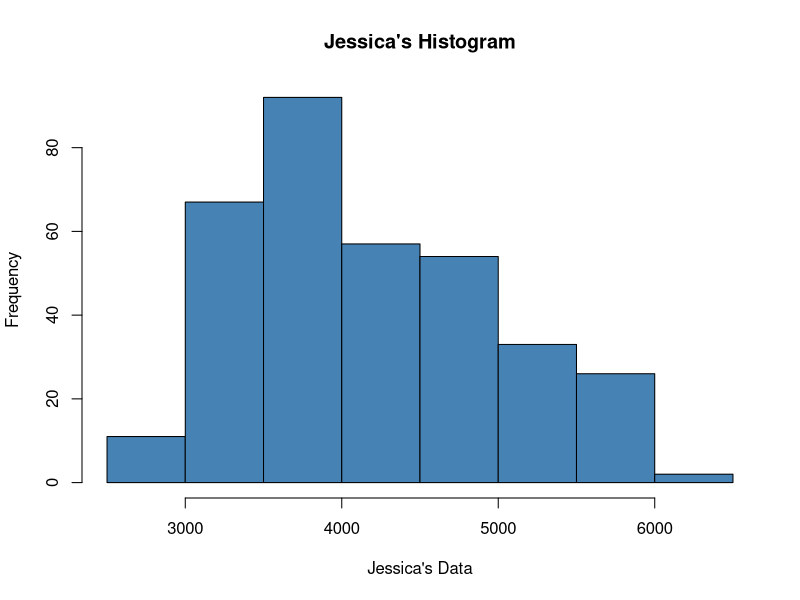
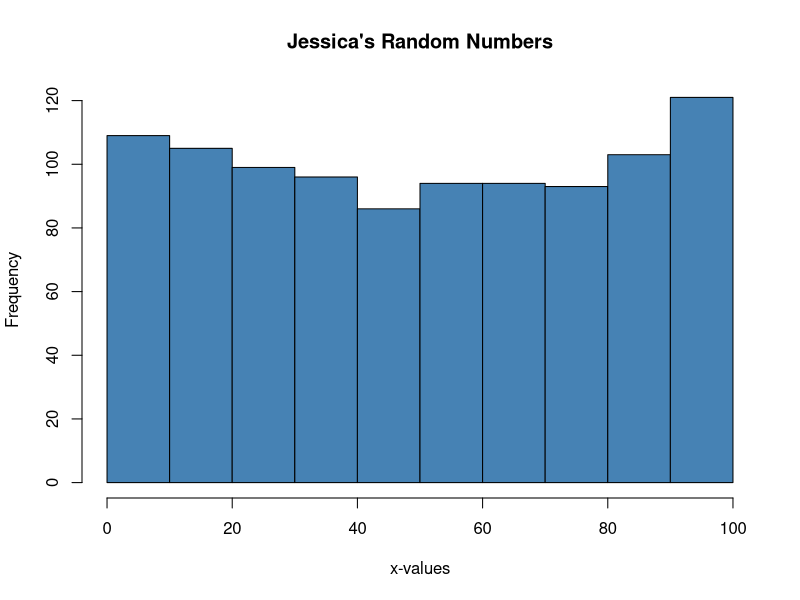
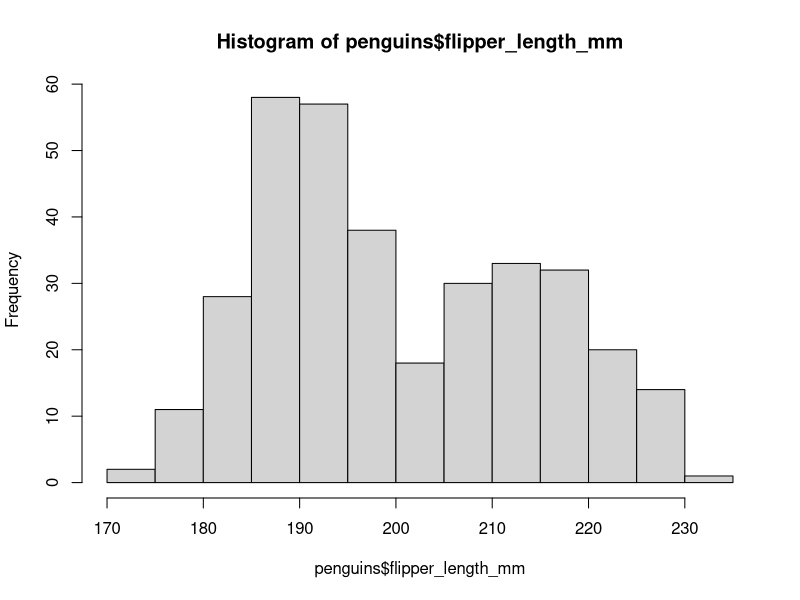
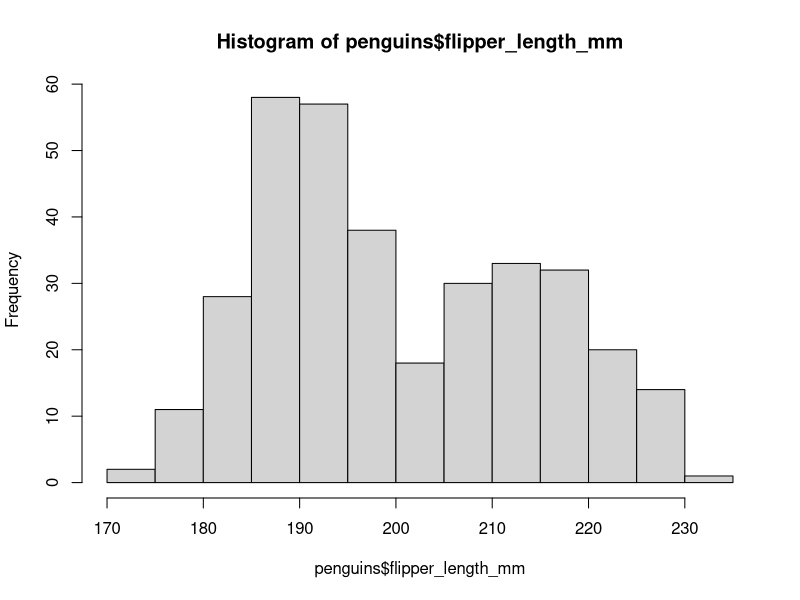

Recreate these plots in R, in order.
require(palmerpenguins)
require(here)

# Saving PNG
image_file = "ugly_histogram.png"
png(
  here("assignments", "Practice_R_Scripts", "Images", image_file),
  width = 1200, height = 1000)

hist(penguins$flipper_length_mm)
dev.off()

# Saving PNG using function
save_png_1 = function(image_file)
{
  require(here)
  png(
    here("assignments", "Practice_R_Scripts", "Images", image_file),
    width = 1200, height = 1000)
}

save_png_1("ugly_histogram_2.png")
hist(penguins$flipper_length_mm)
dev.off()

# Creating Histogram
dat_vec = penguins$body_mass_g
my_title = "Jessica's Histogram"
x_label = "Jessica's Data"
hist(
  dat_vec, 
  col = "steelblue", 
  main = my_title, 
  xlab = x_label)

# Creating histogram using function
steelblue_hist_fun = function(dat_vec, my_title, x_label)
{
  hist(
    dat_vec, 
    col = "steelblue", 
    main = my_title, 
    xlab = x_label)
}

steelblue_hist_fun(
  dat_vec = sample(x = 1:100, size = 1000, replace = TRUE),
  my_title = "Jessica's Random Numbers",
  x_label = "x-values"
)


